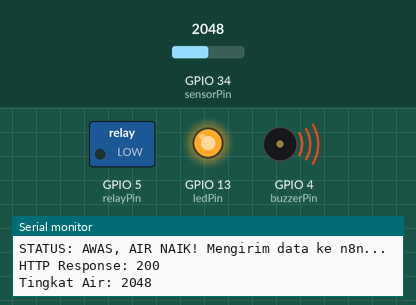
Bench run of a sketch on a simulated ESP32. On the bench: switched loads named in the sketch (green lamp = pin HIGH), output pins drawn as LEDs (lit = HIGH), buzzer (waves = sounding, pin HIGH), the last lines printed to the serial monitor. Inputs (shaded band) come from the test bench; at power-on: GPIO 34 (sensorPin) = 2048. WiFi joins after 1.5 s; servers stay silent unless stated; uploads are accepted with an empty reply.

Above: at 2.7 s.
2.8 s: GPIO 34 (sensorPin) set to 1034
4.4 s: GPIO 34 (sensorPin) set to 932
At 5.4 s:
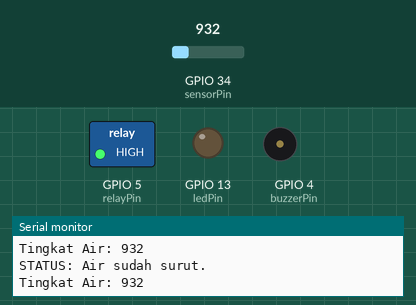
6.2 s: GPIO 34 (sensorPin) set to 1040
At 6.6 s:
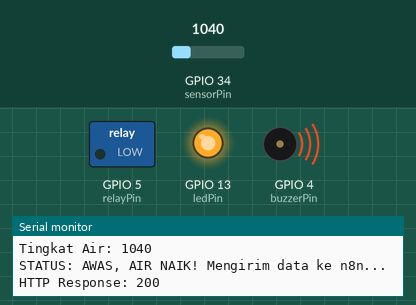
7.7 s: GPIO 34 (sensorPin) set to 960
At 9.1 s:
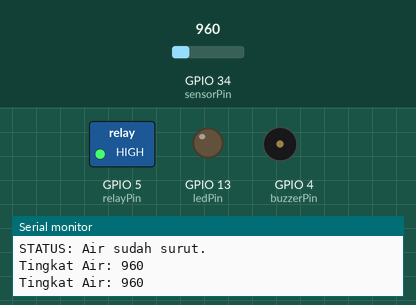
Timing chart, 0 to 10.4 s (numbered marks = the images above; inputs shaded):
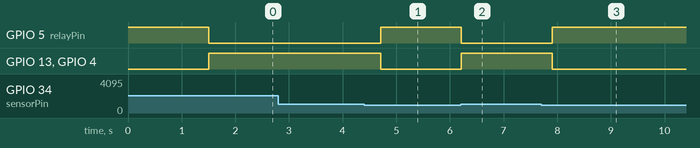

Measured:
- the behaviour switches between 1001 and 1000 on GPIO 34 (sensorPin) (found by bisection; images 0 and 1)
- after the input at 4.4 s, GPIO 5 (relayPin): LOW → HIGH after 0.31 s; GPIO 13 (ledPin), GPIO 4 (buzzerPin): HIGH → LOW after 0.31 s
- after the input at 6.2 s, GPIO 5 (relayPin): HIGH → LOW at once; GPIO 13 (ledPin), GPIO 4 (buzzerPin): LOW → HIGH at once
- after the input at 7.7 s, GPIO 5 (relayPin): LOW → HIGH after 0.21 s; GPIO 13 (ledPin), GPIO 4 (buzzerPin): HIGH → LOW after 0.21 s

The sketch:

banjir.ino
```cpp
#include <WiFi.h>
#include <HTTPClient.h>

// 1. Pengaturan Jaringan WiFi & n8n
const char* ssid = "Naon";
const char* password = "kelapoho";
const char* n8n_webhook_url = "https://n8n.dedigi.id/webhook/coba-gemini";

// 2. Mendefinisikan pin
const int sensorPin = 34;
const int buzzerPin = 4;
const int relayPin = 5;
const int ledPin = 13;

const int batasAir = 1000;
bool statusBahaya = false;

void setup() {
  Serial.begin(115200);
  pinMode(buzzerPin, OUTPUT);
  pinMode(relayPin, OUTPUT);
  pinMode(ledPin, OUTPUT);

  digitalWrite(relayPin, HIGH);
  digitalWrite(ledPin, LOW);      // LED OFF

  // Memulai koneksi WiFi
  WiFi.begin(ssid, password);
  Serial.print("Menghubungkan ke WiFi");
  while (WiFi.status() != WL_CONNECTED) {
    delay(500);
    Serial.print(".");
  }
  Serial.println("\nWiFi Terhubung! IP: " + WiFi.localIP().toString());
}

void loop() {
  int nilaiSensor = analogRead(sensorPin);
  Serial.print("Tingkat Air: ");
  Serial.println(nilaiSensor);

  if (nilaiSensor > batasAir) {
    // KONDISI BAHAYA
    digitalWrite(buzzerPin, HIGH);
    digitalWrite(relayPin, LOW);   // Relay ON
    digitalWrite(ledPin, HIGH);    // LED ON

    if (!statusBahaya) {
      Serial.println("STATUS: AWAS, AIR NAIK! Mengirim data ke n8n...");
      kirimDataKeN8n(nilaiSensor);
      statusBahaya = true;
    }
  } else {
    // KONDISI AMAN
    digitalWrite(buzzerPin, LOW);
    digitalWrite(relayPin, HIGH);  // Relay OFF
    digitalWrite(ledPin, LOW);     // LED OFF

    if (statusBahaya) {
      Serial.println("STATUS: Air sudah surut.");
      statusBahaya = false;
    }
  }
  delay(500);
}

void kirimDataKeN8n(int tinggiAir) {
  if (WiFi.status() == WL_CONNECTED) {
    HTTPClient http;
    http.begin(n8n_webhook_url);
    http.addHeader("Content-Type", "application/json");

    String jsonPayload = "{\"Tinggi_air\":" + String(tinggiAir) + "}";
    int httpResponseCode = http.POST(jsonPayload);

    if (httpResponseCode > 0) {
      Serial.println("HTTP Response: " + String(httpResponseCode));
    } else {
      Serial.println("Gagal kirim, Error: " + http.errorToString(httpResponseCode));
    }
    http.end();
  } else {
    Serial.println("WiFi terputus, tidak bisa kirim data.");
  }
}
```
